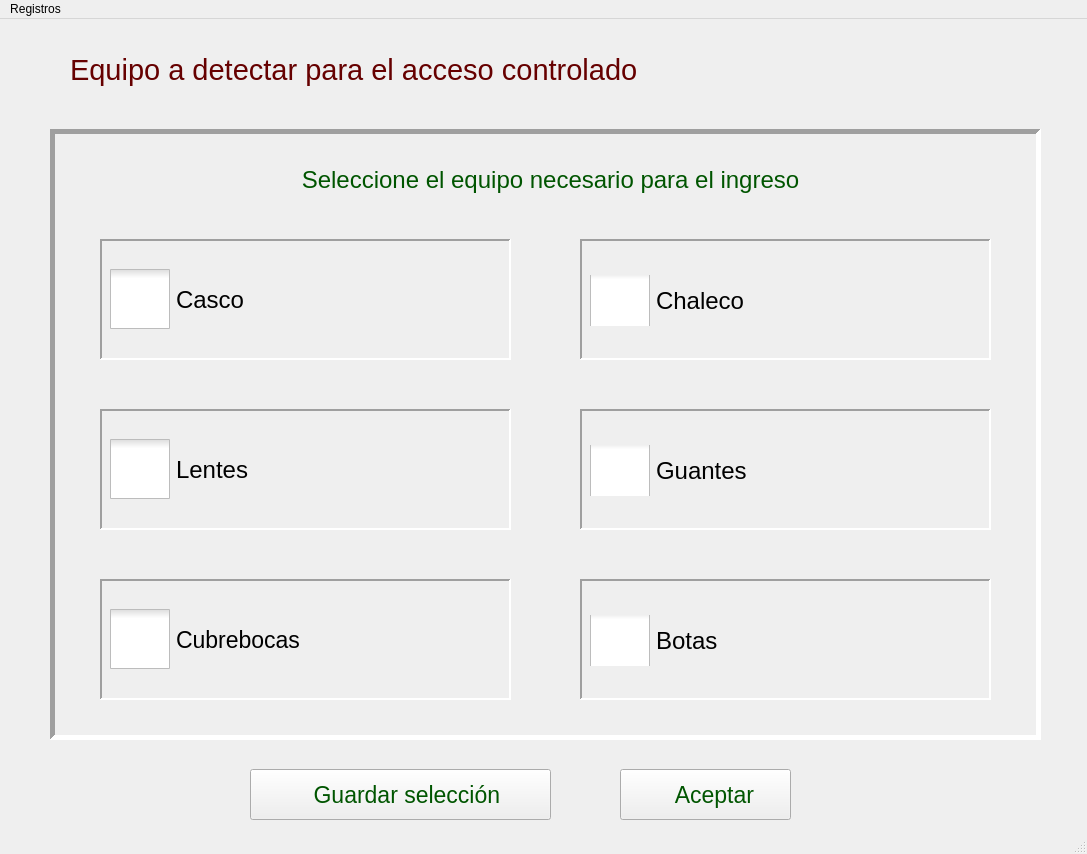
<?xml version="1.0" encoding="UTF-8"?>
<ui version="4.0">
 <class>MainWindow</class>
 <widget class="QMainWindow" name="MainWindow">
  <property name="geometry">
   <rect>
    <x>0</x>
    <y>0</y>
    <width>1087</width>
    <height>854</height>
   </rect>
  </property>
  <property name="focusPolicy">
   <enum>Qt::ClickFocus</enum>
  </property>
  <property name="windowTitle">
   <string>MainWindow</string>
  </property>
  <property name="animated">
   <bool>true</bool>
  </property>
  <property name="tabShape">
   <enum>QTabWidget::Rounded</enum>
  </property>
  <widget class="QWidget" name="centralwidget">
   <widget class="QLabel" name="imgCasco">
    <property name="geometry">
     <rect>
      <x>370</x>
      <y>230</y>
      <width>111</width>
      <height>101</height>
     </rect>
    </property>
    <property name="text">
     <string/>
    </property>
    <property name="pixmap">
     <pixmap>../IMGS/cascodicon.png</pixmap>
    </property>
    <property name="scaledContents">
     <bool>true</bool>
    </property>
    <property name="alignment">
     <set>Qt::AlignCenter</set>
    </property>
    <property name="wordWrap">
     <bool>true</bool>
    </property>
   </widget>
   <widget class="QLabel" name="imgLentes">
    <property name="geometry">
     <rect>
      <x>360</x>
      <y>420</y>
      <width>131</width>
      <height>61</height>
     </rect>
    </property>
    <property name="text">
     <string/>
    </property>
    <property name="pixmap">
     <pixmap>../IMGS/lentesdicon.png</pixmap>
    </property>
    <property name="scaledContents">
     <bool>true</bool>
    </property>
    <property name="alignment">
     <set>Qt::AlignCenter</set>
    </property>
    <property name="wordWrap">
     <bool>true</bool>
    </property>
   </widget>
   <widget class="QLabel" name="imgCubre">
    <property name="geometry">
     <rect>
      <x>360</x>
      <y>580</y>
      <width>131</width>
      <height>81</height>
     </rect>
    </property>
    <property name="text">
     <string/>
    </property>
    <property name="pixmap">
     <pixmap>../IMGS/cubrebocasdicon.png</pixmap>
    </property>
    <property name="scaledContents">
     <bool>true</bool>
    </property>
    <property name="alignment">
     <set>Qt::AlignCenter</set>
    </property>
    <property name="wordWrap">
     <bool>true</bool>
    </property>
   </widget>
   <widget class="QCheckBox" name="checkCasco">
    <property name="geometry">
     <rect>
      <x>110</x>
      <y>250</y>
      <width>191</width>
      <height>61</height>
     </rect>
    </property>
    <property name="font">
     <font>
      <family>Arial</family>
      <pointsize>18</pointsize>
      <weight>50</weight>
      <bold>false</bold>
      <kerning>true</kerning>
     </font>
    </property>
    <property name="focusPolicy">
     <enum>Qt::NoFocus</enum>
    </property>
    <property name="layoutDirection">
     <enum>Qt::LeftToRight</enum>
    </property>
    <property name="styleSheet">
     <string notr="true">QCheckBox::indicator{
width: 60px;
height: 60px;
}

QCheckBox::indicator:checked{
image: url(&quot;IMGS/2checked.png&quot;);
}

QCheckBox::indicator:unchecked{
image: url(&quot;IMGS/2unchecked.png&quot;);
}</string>
    </property>
    <property name="text">
     <string>Casco</string>
    </property>
    <property name="tristate">
     <bool>false</bool>
    </property>
   </widget>
   <widget class="QCheckBox" name="checkLentes">
    <property name="geometry">
     <rect>
      <x>110</x>
      <y>420</y>
      <width>191</width>
      <height>61</height>
     </rect>
    </property>
    <property name="font">
     <font>
      <family>Arial</family>
      <pointsize>18</pointsize>
      <weight>50</weight>
      <bold>false</bold>
      <kerning>true</kerning>
     </font>
    </property>
    <property name="focusPolicy">
     <enum>Qt::NoFocus</enum>
    </property>
    <property name="layoutDirection">
     <enum>Qt::LeftToRight</enum>
    </property>
    <property name="styleSheet">
     <string notr="true">QCheckBox::indicator{
width: 60px;
height: 60px;
}

QCheckBox::indicator:checked{
image: url(&quot;IMGS/2checked.png&quot;);
}

QCheckBox::indicator:unchecked{
image: url(&quot;IMGS/2unchecked.png&quot;);
}</string>
    </property>
    <property name="text">
     <string>Lentes</string>
    </property>
    <property name="tristate">
     <bool>false</bool>
    </property>
   </widget>
   <widget class="QCheckBox" name="checkCubre">
    <property name="geometry">
     <rect>
      <x>110</x>
      <y>590</y>
      <width>231</width>
      <height>61</height>
     </rect>
    </property>
    <property name="font">
     <font>
      <family>Arial</family>
      <pointsize>17</pointsize>
      <weight>50</weight>
      <bold>false</bold>
      <kerning>true</kerning>
     </font>
    </property>
    <property name="focusPolicy">
     <enum>Qt::NoFocus</enum>
    </property>
    <property name="layoutDirection">
     <enum>Qt::LeftToRight</enum>
    </property>
    <property name="styleSheet">
     <string notr="true">QCheckBox::indicator{
width: 60px;
height: 60px;
}

QCheckBox::indicator:checked{
image: url(&quot;IMGS/2checked.png&quot;);
}

QCheckBox::indicator:unchecked{
image: url(&quot;IMGS/2unchecked.png&quot;);
}</string>
    </property>
    <property name="text">
     <string>Cubrebocas</string>
    </property>
    <property name="tristate">
     <bool>false</bool>
    </property>
   </widget>
   <widget class="QCheckBox" name="checkChaleco">
    <property name="geometry">
     <rect>
      <x>590</x>
      <y>256</y>
      <width>191</width>
      <height>51</height>
     </rect>
    </property>
    <property name="font">
     <font>
      <family>Arial</family>
      <pointsize>18</pointsize>
      <weight>50</weight>
      <bold>false</bold>
      <kerning>true</kerning>
     </font>
    </property>
    <property name="focusPolicy">
     <enum>Qt::NoFocus</enum>
    </property>
    <property name="layoutDirection">
     <enum>Qt::LeftToRight</enum>
    </property>
    <property name="styleSheet">
     <string notr="true">QCheckBox::indicator{
width: 60px;
height: 60px;
}

QCheckBox::indicator:checked{
image: url(&quot;IMGS/2checked.png&quot;);
}

QCheckBox::indicator:unchecked{
image: url(&quot;IMGS/2unchecked.png&quot;);
}</string>
    </property>
    <property name="text">
     <string>Chaleco</string>
    </property>
    <property name="tristate">
     <bool>false</bool>
    </property>
   </widget>
   <widget class="QCheckBox" name="checkBotas">
    <property name="geometry">
     <rect>
      <x>590</x>
      <y>596</y>
      <width>191</width>
      <height>51</height>
     </rect>
    </property>
    <property name="font">
     <font>
      <family>Arial</family>
      <pointsize>18</pointsize>
      <weight>50</weight>
      <bold>false</bold>
      <kerning>true</kerning>
     </font>
    </property>
    <property name="focusPolicy">
     <enum>Qt::NoFocus</enum>
    </property>
    <property name="layoutDirection">
     <enum>Qt::LeftToRight</enum>
    </property>
    <property name="styleSheet">
     <string notr="true">QCheckBox::indicator{
width: 60px;
height: 60px;
}

QCheckBox::indicator:checked{
image: url(&quot;IMGS/2checked.png&quot;);
}

QCheckBox::indicator:unchecked{
image: url(&quot;IMGS/2unchecked.png&quot;);
}</string>
    </property>
    <property name="text">
     <string>Botas</string>
    </property>
    <property name="tristate">
     <bool>false</bool>
    </property>
   </widget>
   <widget class="QCheckBox" name="checkGuantes">
    <property name="geometry">
     <rect>
      <x>590</x>
      <y>426</y>
      <width>191</width>
      <height>51</height>
     </rect>
    </property>
    <property name="font">
     <font>
      <family>Arial</family>
      <pointsize>18</pointsize>
      <weight>50</weight>
      <bold>false</bold>
      <kerning>true</kerning>
     </font>
    </property>
    <property name="focusPolicy">
     <enum>Qt::NoFocus</enum>
    </property>
    <property name="layoutDirection">
     <enum>Qt::LeftToRight</enum>
    </property>
    <property name="styleSheet">
     <string notr="true">QCheckBox::indicator{
width: 60px;
height: 60px;
}

QCheckBox::indicator:checked{
image: url(&quot;IMGS/2checked.png&quot;);
}

QCheckBox::indicator:unchecked{
image: url(&quot;IMGS/2unchecked.png&quot;);
}</string>
    </property>
    <property name="text">
     <string>Guantes</string>
    </property>
    <property name="tristate">
     <bool>false</bool>
    </property>
   </widget>
   <widget class="QLabel" name="imgChaleco">
    <property name="geometry">
     <rect>
      <x>840</x>
      <y>230</y>
      <width>101</width>
      <height>101</height>
     </rect>
    </property>
    <property name="text">
     <string/>
    </property>
    <property name="pixmap">
     <pixmap>../IMGS/chalecodicon.png</pixmap>
    </property>
    <property name="scaledContents">
     <bool>true</bool>
    </property>
    <property name="alignment">
     <set>Qt::AlignCenter</set>
    </property>
    <property name="wordWrap">
     <bool>true</bool>
    </property>
   </widget>
   <widget class="QLabel" name="imgGuantes">
    <property name="geometry">
     <rect>
      <x>830</x>
      <y>400</y>
      <width>121</width>
      <height>111</height>
     </rect>
    </property>
    <property name="text">
     <string/>
    </property>
    <property name="pixmap">
     <pixmap>../IMGS/guantesdicon.png</pixmap>
    </property>
    <property name="scaledContents">
     <bool>true</bool>
    </property>
   </widget>
   <widget class="QLabel" name="imgBotas">
    <property name="geometry">
     <rect>
      <x>840</x>
      <y>560</y>
      <width>121</width>
      <height>121</height>
     </rect>
    </property>
    <property name="text">
     <string/>
    </property>
    <property name="pixmap">
     <pixmap>../IMGS/botasdicon.png</pixmap>
    </property>
    <property name="scaledContents">
     <bool>true</bool>
    </property>
   </widget>
   <widget class="QLabel" name="label_7">
    <property name="geometry">
     <rect>
      <x>70</x>
      <y>20</y>
      <width>721</width>
      <height>61</height>
     </rect>
    </property>
    <property name="font">
     <font>
      <pointsize>22</pointsize>
     </font>
    </property>
    <property name="styleSheet">
     <string notr="true">color: rgb(0, 0, 127);
color: rgb(102, 0, 0);</string>
    </property>
    <property name="text">
     <string>Equipo a detectar para el acceso controlado</string>
    </property>
   </widget>
   <widget class="QLabel" name="label_8">
    <property name="geometry">
     <rect>
      <x>50</x>
      <y>110</y>
      <width>991</width>
      <height>611</height>
     </rect>
    </property>
    <property name="styleSheet">
     <string notr="true">border-color: rgb(85, 170, 0);</string>
    </property>
    <property name="frameShape">
     <enum>QFrame::Panel</enum>
    </property>
    <property name="frameShadow">
     <enum>QFrame::Sunken</enum>
    </property>
    <property name="lineWidth">
     <number>5</number>
    </property>
    <property name="midLineWidth">
     <number>0</number>
    </property>
    <property name="text">
     <string/>
    </property>
   </widget>
   <widget class="QPushButton" name="guardarSel">
    <property name="geometry">
     <rect>
      <x>250</x>
      <y>750</y>
      <width>301</width>
      <height>51</height>
     </rect>
    </property>
    <property name="font">
     <font>
      <pointsize>17</pointsize>
     </font>
    </property>
    <property name="toolTip">
     <string>&lt;html&gt;&lt;head/&gt;&lt;body&gt;&lt;p&gt;Guardar los elementos seleccionados&lt;/p&gt;&lt;/body&gt;&lt;/html&gt;</string>
    </property>
    <property name="styleSheet">
     <string notr="true">color: rgb(0, 85, 0);</string>
    </property>
    <property name="text">
     <string>  Guardar selección</string>
    </property>
    <property name="icon">
     <iconset>
      <normalon>../../../../Pictures/ICONOS/download_arrow_14460.ico</normalon>
     </iconset>
    </property>
    <property name="iconSize">
     <size>
      <width>35</width>
      <height>35</height>
     </size>
    </property>
   </widget>
   <widget class="QLabel" name="label">
    <property name="geometry">
     <rect>
      <x>100</x>
      <y>220</y>
      <width>411</width>
      <height>121</height>
     </rect>
    </property>
    <property name="frameShape">
     <enum>QFrame::Panel</enum>
    </property>
    <property name="frameShadow">
     <enum>QFrame::Sunken</enum>
    </property>
    <property name="lineWidth">
     <number>2</number>
    </property>
    <property name="text">
     <string/>
    </property>
   </widget>
   <widget class="QLabel" name="label_2">
    <property name="geometry">
     <rect>
      <x>100</x>
      <y>390</y>
      <width>411</width>
      <height>121</height>
     </rect>
    </property>
    <property name="frameShape">
     <enum>QFrame::Panel</enum>
    </property>
    <property name="frameShadow">
     <enum>QFrame::Sunken</enum>
    </property>
    <property name="lineWidth">
     <number>2</number>
    </property>
    <property name="text">
     <string/>
    </property>
   </widget>
   <widget class="QLabel" name="label_3">
    <property name="geometry">
     <rect>
      <x>100</x>
      <y>560</y>
      <width>411</width>
      <height>121</height>
     </rect>
    </property>
    <property name="frameShape">
     <enum>QFrame::Panel</enum>
    </property>
    <property name="frameShadow">
     <enum>QFrame::Sunken</enum>
    </property>
    <property name="lineWidth">
     <number>2</number>
    </property>
    <property name="text">
     <string/>
    </property>
   </widget>
   <widget class="QLabel" name="label_4">
    <property name="geometry">
     <rect>
      <x>580</x>
      <y>220</y>
      <width>411</width>
      <height>121</height>
     </rect>
    </property>
    <property name="frameShape">
     <enum>QFrame::Panel</enum>
    </property>
    <property name="frameShadow">
     <enum>QFrame::Sunken</enum>
    </property>
    <property name="lineWidth">
     <number>2</number>
    </property>
    <property name="text">
     <string/>
    </property>
   </widget>
   <widget class="QLabel" name="label_5">
    <property name="geometry">
     <rect>
      <x>580</x>
      <y>390</y>
      <width>411</width>
      <height>121</height>
     </rect>
    </property>
    <property name="frameShape">
     <enum>QFrame::Panel</enum>
    </property>
    <property name="frameShadow">
     <enum>QFrame::Sunken</enum>
    </property>
    <property name="lineWidth">
     <number>2</number>
    </property>
    <property name="text">
     <string/>
    </property>
   </widget>
   <widget class="QLabel" name="label_6">
    <property name="geometry">
     <rect>
      <x>580</x>
      <y>560</y>
      <width>411</width>
      <height>121</height>
     </rect>
    </property>
    <property name="frameShape">
     <enum>QFrame::Panel</enum>
    </property>
    <property name="frameShadow">
     <enum>QFrame::Sunken</enum>
    </property>
    <property name="lineWidth">
     <number>2</number>
    </property>
    <property name="text">
     <string/>
    </property>
   </widget>
   <widget class="QLabel" name="label_9">
    <property name="geometry">
     <rect>
      <x>220</x>
      <y>140</y>
      <width>661</width>
      <height>41</height>
     </rect>
    </property>
    <property name="font">
     <font>
      <pointsize>18</pointsize>
     </font>
    </property>
    <property name="toolTip">
     <string>&lt;html&gt;&lt;head/&gt;&lt;body&gt;&lt;p&gt;Seleccionar el equipo necesario para el ingreso a la zona de riesgo.&lt;/p&gt;&lt;/body&gt;&lt;/html&gt;</string>
    </property>
    <property name="styleSheet">
     <string notr="true">color: rgb(0, 85, 0);</string>
    </property>
    <property name="text">
     <string>Seleccione el equipo necesario para el ingreso</string>
    </property>
    <property name="alignment">
     <set>Qt::AlignCenter</set>
    </property>
    <property name="wordWrap">
     <bool>true</bool>
    </property>
   </widget>
   <widget class="QLabel" name="label_10">
    <property name="geometry">
     <rect>
      <x>860</x>
      <y>10</y>
      <width>91</width>
      <height>91</height>
     </rect>
    </property>
    <property name="text">
     <string/>
    </property>
    <property name="pixmap">
     <pixmap>IMGS/SecurityCamera.png</pixmap>
    </property>
    <property name="scaledContents">
     <bool>true</bool>
    </property>
   </widget>
   <widget class="QPushButton" name="toAccess">
    <property name="geometry">
     <rect>
      <x>620</x>
      <y>750</y>
      <width>171</width>
      <height>51</height>
     </rect>
    </property>
    <property name="font">
     <font>
      <pointsize>17</pointsize>
     </font>
    </property>
    <property name="toolTip">
     <string>&lt;html&gt;&lt;head/&gt;&lt;body&gt;&lt;p&gt;Ir a la interfaz de acceso&lt;/p&gt;&lt;/body&gt;&lt;/html&gt;</string>
    </property>
    <property name="layoutDirection">
     <enum>Qt::RightToLeft</enum>
    </property>
    <property name="autoFillBackground">
     <bool>false</bool>
    </property>
    <property name="styleSheet">
     <string notr="true">color: rgb(0, 85, 0);</string>
    </property>
    <property name="text">
     <string>   Aceptar</string>
    </property>
    <property name="icon">
     <iconset>
      <normalon>IMGS/keyboard-right-arrow-button-1_icon-icons.com_72690.ico</normalon>
     </iconset>
    </property>
    <property name="iconSize">
     <size>
      <width>25</width>
      <height>25</height>
     </size>
    </property>
   </widget>
   <zorder>label_5</zorder>
   <zorder>label_4</zorder>
   <zorder>label_6</zorder>
   <zorder>label_8</zorder>
   <zorder>label_3</zorder>
   <zorder>label</zorder>
   <zorder>label_2</zorder>
   <zorder>imgCasco</zorder>
   <zorder>imgLentes</zorder>
   <zorder>imgCubre</zorder>
   <zorder>checkCasco</zorder>
   <zorder>checkLentes</zorder>
   <zorder>checkCubre</zorder>
   <zorder>checkChaleco</zorder>
   <zorder>checkBotas</zorder>
   <zorder>checkGuantes</zorder>
   <zorder>imgChaleco</zorder>
   <zorder>imgGuantes</zorder>
   <zorder>imgBotas</zorder>
   <zorder>label_7</zorder>
   <zorder>guardarSel</zorder>
   <zorder>label_9</zorder>
   <zorder>label_10</zorder>
   <zorder>toAccess</zorder>
  </widget>
  <widget class="QMenuBar" name="menubar">
   <property name="geometry">
    <rect>
     <x>0</x>
     <y>0</y>
     <width>1087</width>
     <height>26</height>
    </rect>
   </property>
   <widget class="QMenu" name="menuRegistros">
    <property name="title">
     <string>Registros</string>
    </property>
    <addaction name="actionRegistros"/>
   </widget>
   <addaction name="menuRegistros"/>
  </widget>
  <widget class="QStatusBar" name="statusbar"/>
  <action name="actionRegistros">
   <property name="text">
    <string>Visualizar registros</string>
   </property>
   <property name="font">
    <font>
     <pointsize>10</pointsize>
    </font>
   </property>
  </action>
 </widget>
 <resources/>
 <connections/>
</ui>
